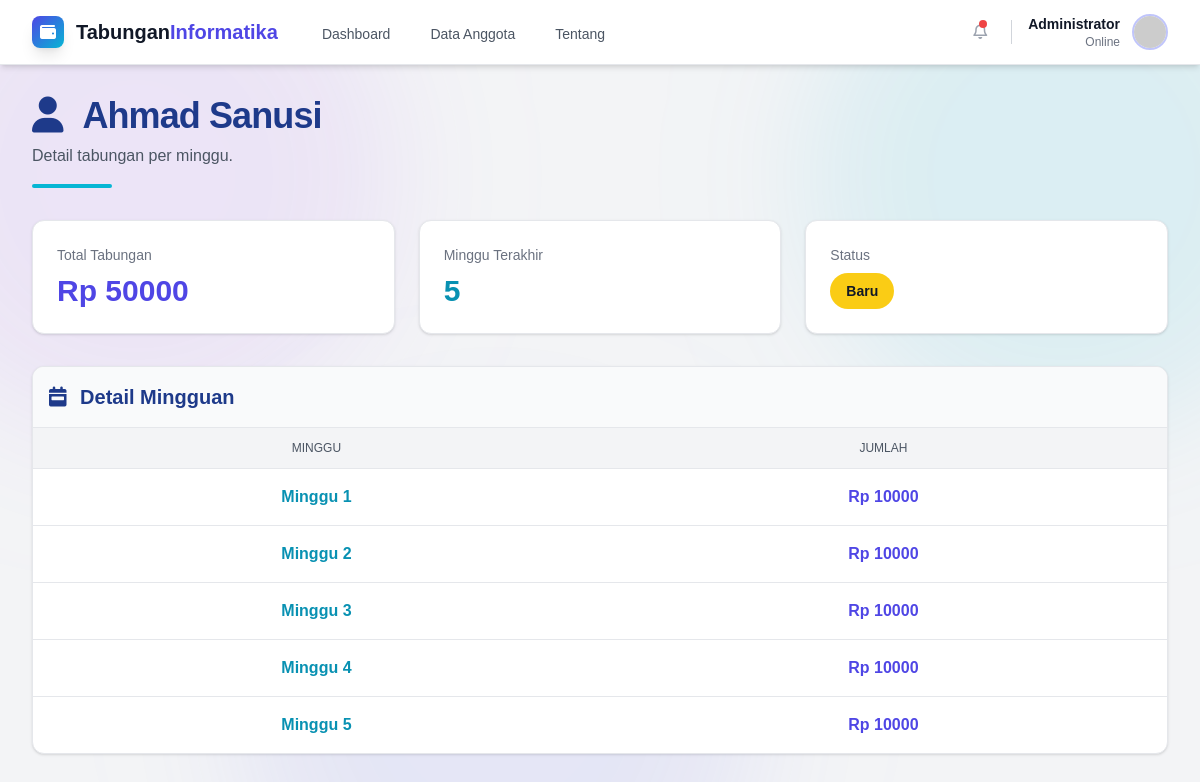
Screenshot of /members/1 with the database file from the repository.
### tables this page shows
CREATE TABLE members (
            id INTEGER PRIMARY KEY AUTOINCREMENT,
            name TEXT NOT NULL
        );

CREATE TABLE savings (
            id INTEGER PRIMARY KEY AUTOINCREMENT,
            member_id INTEGER NOT NULL,
            week INTEGER NOT NULL,
            amount INTEGER NOT NULL,
            FOREIGN KEY(member_id) REFERENCES members(id)
        );

### app.py (the view)
@app.route("/members/<int:member_id>")
def member_detail(member_id):
    member = get_member_by_id(member_id)
    savings = get_savings_by_member(member_id)
    total = sum(s["amount"] for s in savings)
    labels = [f"Minggu {s['week']}" for s in savings]
    values = [s["amount"] for s in savings]
    return render_template(
        "member_detail.html",
        member=member,
        savings=savings,
        total=total,
        labels=labels,
        values=values
    )

### app.py (called while the page is built)
def format_rupiah(value):
    if value is None:
        return "0"
    try:
        if platform.system() == "Windows":
            locale.setlocale(locale.LC_NUMERIC, 'Indonesian_Indonesia.1252')
        else:
            locale.setlocale(locale.LC_NUMERIC, 'id_ID.UTF-8')
    except:
        locale.setlocale(locale.LC_NUMERIC, 'C')
    return locale.format_string("%d", int(value), grouping=True)

### database.py (called while the page is built)
def get_db():
    conn = sqlite3.connect(DB_NAME)
    conn.row_factory = sqlite3.Row
    return conn

### models.py (called while the page is built)
def get_member_by_id(member_id):
    db = get_db()
    row = db.execute("SELECT * FROM members WHERE id=?", (member_id,)).fetchone()
    db.close()
    return row

def get_savings_by_member(member_id):
    db = get_db()
    rows = db.execute("SELECT * FROM savings WHERE member_id=? ORDER BY week", (member_id,)).fetchall()
    db.close()
    return rows

### templates/member_detail.html (shortened to what this page needs)
{% extends "base.html" %}
{% block content %}
<div class="py-8">
    <div class="mb-8">
        <h1 class="text-4xl font-righteous font-extrabold text-blue-900 tracking-tight">
            <i class="fa-solid fa-user mr-3"></i> {{ member.name }}
        </h1>
        <p class="text-gray-600 mt-2">
            Detail tabungan per minggu.
        </p>
        <div class="h-1 bg-cyan-500 w-20 mt-4 rounded-full"></div>
    </div>
    <div class="grid grid-cols-1 md:grid-cols-3 gap-6 mb-8">
        <div class="bg-white rounded-xl shadow border p-6">
            <p class="text-sm text-gray-500">Total Tabungan</p>
            <h2 class="text-3xl font-extrabold text-indigo-600 mt-2">
                Rp {{ total | format_rupiah }}
            </h2>
        </div>
        <div class="bg-white rounded-xl shadow border p-6">
            <p class="text-sm text-gray-500">Minggu Terakhir</p>
            <h2 class="text-3xl font-extrabold text-cyan-600 mt-2">
                {{ savings|length }}
            </h2>
        </div>
        <div class="bg-white rounded-xl shadow border p-6">
            <p class="text-sm text-gray-500">Status</p>
            {% if savings|length >= 52 %}
                <span class="inline-block mt-2 px-4 py-2 rounded-full bg-green-600 text-white text-sm font-semibold">
                    Lunas 🎉
                </span>
            {% elif savings|length >= 10 %}
                <span class="inline-block mt-2 px-4 py-2 rounded-full bg-cyan-500 text-white text-sm font-semibold">
                    Aktif
                </span>
            {% else %}
                <span class="inline-block mt-2 px-4 py-2 rounded-full bg-yellow-400 text-gray-900 text-sm font-semibold">
                    Baru
                </span>
            {% endif %}
        </div>
    </div>
    <div class="bg-white rounded-xl shadow border overflow-hidden">
        <div class="p-4 border-b bg-gray-50">
            <h3 class="text-xl font-semibold text-blue-900">
                <i class="fa-solid fa-calendar-week mr-2"></i> Detail Mingguan
            </h3>
        </div>
        <div class="overflow-x-auto">
            <table class="min-w-full divide-y divide-gray-200">
                <thead class="bg-gray-100">
                    <tr>
                        <th class="px-6 py-3 text-center text-xs font-medium text-gray-600 uppercase">
                            Minggu
                        </th>
                        <th class="px-6 py-3 text-center text-xs font-medium text-gray-600 uppercase">
                            Jumlah
                        </th>
                    </tr>
                </thead>
                <tbody class="divide-y divide-gray-200">
                    {% for s in savings %}
                    <tr class="hover:bg-indigo-50 transition">
                        <td class="px-6 py-4 text-center font-semibold text-cyan-600">
                            Minggu {{ s.week }}
                        </td>
                        <td class="px-6 py-4 text-center font-extrabold text-indigo-600">
                            Rp {{ s.amount | format_rupiah }}
                        </td>
                    </tr>
                    {% endfor %}
                </tbody>
            </table>
        </div>
    </div>
</div>
{% endblock %}

### templates/base.html (style rules this page uses)
body { background-color: #f3f4f6; color: #1f2937; min-height: 100vh; padding-top: 64px; }

### rows the page displays
members: name "Ahmad Sanusi"
savings: week "1", amount "10000"
savings: week "2", amount "10000"
savings: week "3", amount "10000"
savings: week "4", amount "10000"
savings: week "5", amount "10000"

### other values shown
{{ total | format_rupiah }} "50000"
{{ savings|length }} "5"
